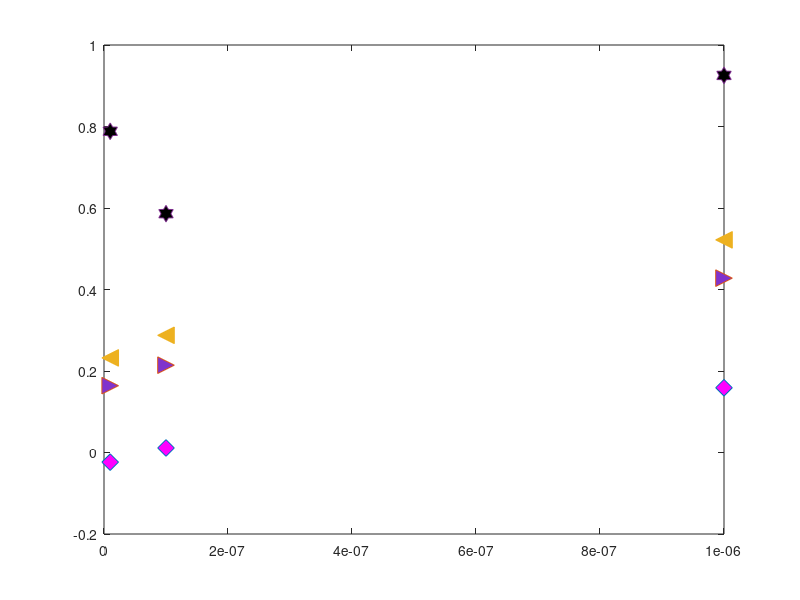

The MATLAB script that drew this image: (Note: this script raises an error after producing the figure.)
addpath(fullfile(fileparts(fileparts(mfilename('fullpath'))), 'utils'));  % repo helpers (figures_code/utils), so the script also runs without setup
%% Plotting safety gap as RC increases for 10 ns pulse
clear all; clc; 
%Data
RC = [1e-8; 1e-7; 1e-6];  % time constants in seconds
log_RC = log([1e-8; 1e-7; 1e-6]); 

% thresholds in mV
Excitation_threshold = [2451; 11055; 81956]; 
EP_threshold         = [2393; 11178; 94985];
RS_threshold         = [2853; 13424; 117023];
DB_threshold         = [3020; 14234; 124719];
Cell_death           = [4383; 17534; 157796];

% log 
log_Excitation_threshold = log(Excitation_threshold); 
log_EP_threshold         = log(EP_threshold);
log_RS_threshold         = log(RS_threshold);
log_DB_threshold         = log(DB_threshold);
log_Cell_death           = log(Cell_death);

%% PLots
% % RC range (log-spaced for better resolution on log-log plot)
% RC_vals = logspace(-8, -6, 100);  % From 1e-8 to 1e-6 seconds
% 
% % Coefficients from your fit
% p1 = [0.762, 0.7993, 0.8067, 0.808, 0.792];
% p2 = [21.7614, 22.405, 22.7192, 22.7948, 22.7225];
% 
% % Compute predicted thresholds
% Vstim = zeros(length(p1), length(RC_vals));
% for i = 1:length(p1)
%     a = exp(p2(i));
%     b = p1(i);
%     Vstim(i, :) = a * RC_vals.^b;
% end



% Plot
figure(1);
%plot(RC,Excitation_threshold,'^','MarkerFaceColor','g', "MarkerSize",12 )

plot(RC,(EP_threshold-Excitation_threshold)./Excitation_threshold,'d','MarkerFaceColor','m', "MarkerSize",12 ); hold on
plot(RC,(RS_threshold-Excitation_threshold)./Excitation_threshold,'>','MarkerFaceColor',[0.5, 0.2, 0.8], "MarkerSize",12)
plot(RC,(DB_threshold-Excitation_threshold)./Excitation_threshold,'<','MarkerFaceColor',"#EDB120", "MarkerSize",12  )
plot(RC,(Cell_death-Excitation_threshold)./Excitation_threshold,'h','MarkerFaceColor','k',"MarkerSize",12 )
yline( 0, 'k--','LineWidth',2);
hold off

ylabel('Safety factor');

ylim([-0.2 1.1]);
xlim([5e-9 1.5e-6]);
grid on;
ax = gca;
ax.TickLabelInterpreter = 'latex';
set(gca,'FontSize',25,'FontName','Times','LineWidth',1,'TickLength',[0.02 0.02]);
set(gca,'XMinorTick','on','YMinorTick','on');
xlabel('$RC$ (s)','FontSize',20,'Interpreter','Latex');
ylabel('Safety factor','FontSize',20,'Interpreter','Latex');
% legend({
%     'Electroporation threshold','Repetitive spiking','Depolarization block', 'Cell death'}, ...
%     'Location', 'best', 'NumColumns', 1, 'Interpreter','latex','Box', 'off',FontSize=18, FontWeight='bold');

%set(gca,'yscale','log')
set(gca,'xscale','log')

grid on;
set(gca, 'FontSize', 12); 
set(gcf, 'PaperUnits', 'inches');      
set(gcf, 'PaperPosition', [0 0 6 4]);   

set(gcf,'Position',[15 15 550 420])
set(gca,'Position',[0.17 0.17 0.80 0.77])
set(gca,'FontSize',25)
set(gca,'FontName','Times')
set(gca,'LineWidth',1)
set(gca,'TickLength',[0.02 0.02])



% text(3e-8, 4e4, '$\tau=10$ ns', 'Interpreter', 'latex', ...
%      'FontSize', 20, 'FontWeight', 'bold')
grid off

%% Saving the fig file to PDF
h = gcf;
set(h, 'Units', 'Inches');
pos = get(h, 'Position');
set(h, 'PaperPositionMode', 'Auto', ...
       'PaperUnits', 'Inches', ...
       'PaperSize', [pos(3), pos(4)]);

% Define full path where you want to save
save_path = fig_path('main/Fig7c.pdf');


% Save as PDF
finish_figure(h, save_path);

close all
%% safety factor vs pulse duration - 10 ns, 1 microsecond, and 100 microseconds
% RC=1e-8 s

pulse_duration = [1e-8; 1e-6; 1e-4];  % pulse in seconds
Excitation_threshold = [2451; 1159; 81]; 
EP_threshold         = [2393; 1603; 842];
RS_threshold         = [2853];
DB_threshold         = [3020];
Cell_death           = [4383; 2606; 867];

% Plot
figure(1);
%plot(RC,Excitation_threshold,'^','MarkerFaceColor','g', "MarkerSize",12 )

plot(pulse_duration,(EP_threshold-Excitation_threshold)./Excitation_threshold,'d','MarkerFaceColor','m', "MarkerSize",12 ); hold on
plot(pulse_duration(1,1),(RS_threshold(1,1)-Excitation_threshold(1,1))/Excitation_threshold(1,1),'>','MarkerFaceColor',[0.5, 0.2, 0.8], "MarkerSize",12)
plot(pulse_duration(1,1),(DB_threshold(1,1)-Excitation_threshold(1,1))/Excitation_threshold(1,1),'<','MarkerFaceColor',"#EDB120", "MarkerSize",12  )
plot(pulse_duration,(Cell_death-Excitation_threshold)./Excitation_threshold,'h','MarkerFaceColor','k',"MarkerSize",12 )
yline( 0, 'k--','LineWidth',2);
hold off

ylabel('Safety factor');
xticks([1e-8 1e-6 1e-4])
ylim([-2 12]);
xlim([1e-9 1e-3]);
grid on;
ax = gca;
ax.TickLabelInterpreter = 'latex';
set(gca,'FontSize',21,'FontName','Times','LineWidth',1,'TickLength',[0.02 0.02]);
set(gca,'XMinorTick','on','YMinorTick','on');
xlabel('$\tau$ (s)','FontSize',20,'Interpreter','Latex');
ylabel('Safety factor','FontSize',20,'Interpreter','Latex');
% legend({
%     'Electroporation threshold','Repetitive spiking','Depolarization block', 'Cell death'}, ...
%     'Location', 'best', 'NumColumns', 2, 'Interpreter','latex','Box', 'off',FontSize=16, FontWeight='bold');

%set(gca,'yscale','log')
set(gca,'xscale','log')

grid on;
set(gcf, 'PaperUnits', 'inches');      
set(gcf, 'PaperPosition', [0 0 6 4]);   

set(gcf,'Position',[15 15 550 420])
set(gca,'Position',[0.17 0.17 0.80 0.77])
set(gca,'FontSize',25)
set(gca,'FontName','Times')
set(gca,'LineWidth',1)
set(gca,'TickLength',[0.02 0.02])



% text(3e-8, 4e4, '$\tau=10$ ns', 'Interpreter', 'latex', ...
%      'FontSize', 20, 'FontWeight', 'bold')
grid off
%%
%% --- Insets (thresholds only) ---
% Inset around RC = 1e-8
ax1 = axes('Position',[0.45 0.50 0.18 0.22]);

% Relative differences (threshold - Excitation) / Excitation
plot(pulse_duration,(EP_threshold-Excitation_threshold)./Excitation_threshold, ...
     'd','MarkerFaceColor','m', "MarkerSize",12); hold on
plot(pulse_duration,(Cell_death-Excitation_threshold)./Excitation_threshold, ...
     'h','MarkerFaceColor','k',"MarkerSize",12)

% Zero reference line
yline(0, 'k--','LineWidth',2);
hold off
xlim([0.9e-6 1.1e-6]); ylim([-0.2 1.5])

set(ax1, 'FontSize', 22, ...
    'FontName', 'Times', ...
    'TickLabelInterpreter', 'latex', ...
    'Box', 'on', ...
    'LineWidth', 1.5, ...
    'XMinorTick', 'on', 'YMinorTick', 'on');


% Force exponent offset notation like ScalarFormatter in Matplotlib
ax1.XAxis.Exponent = -6;   % <-- show ×10⁻⁸ outside axis
ax1.YAxis.Exponent = 0;    % keep y-axis normal (no scaling)

% Inset 2
ax1 = axes('Position',[0.68 0.50 0.18 0.22]);

% Relative differences (threshold - Excitation) / Excitation
plot(pulse_duration,(EP_threshold-Excitation_threshold)./Excitation_threshold, ...
     'd','MarkerFaceColor','m', "MarkerSize",12); hold on
plot(pulse_duration,(Cell_death-Excitation_threshold)./Excitation_threshold, ...
     'h','MarkerFaceColor','k',"MarkerSize",12)

% Zero reference line
yline(0, 'k--','LineWidth',2);
hold off
xlim([0.9e-4 1.1e-4]); ylim([8.8 10.2])

set(ax1, 'FontSize', 22, ...
    'FontName', 'Times', ...
    'TickLabelInterpreter', 'latex', ...
    'Box', 'on', ...
    'LineWidth', 1.5, ...
    'XMinorTick', 'on', 'YMinorTick', 'on');


% Force exponent offset notation like ScalarFormatter in Matplotlib
ax1.XAxis.Exponent = -4;   % <-- show ×10⁻⁸ outside axis
ax1.YAxis.Exponent = 0;    % keep y-axis normal (no scaling)

%% Saving the fig file to PDF
h = gcf;
set(h, 'Units', 'Inches');
pos = get(h, 'Position');
set(h, 'PaperPositionMode', 'Auto', ...
       'PaperUnits', 'Inches', ...
       'PaperSize', [pos(3), pos(4)]);

% Define full path where you want to save
save_path = fig_path('main/Fig7b.pdf');


% Save as PDF
finish_figure(h, save_path);

close all
%%
pulse_duration =[1.00e-09;1.00e-08;2.00e-08;2.90e-08]; % pulse under 30 ns
safety_factor=[-7.325185644;-2.366381069;1.461693548;4.50597177];


% Plot
figure(1);
%plot(RC,Excitation_threshold,'^','MarkerFaceColor','g', "MarkerSize",12 )

plot(pulse_duration,safety_factor,'s','MarkerFaceColor','r', "MarkerSize",12 ); hold on
yline( 0, 'k--','LineWidth',2);
hold off

ylabel('Safety factor');

%ylim([-2 11]);
xlim([-5e-9 40e-9]);
ylim([-10 10])
grid on;
ax = gca;
ax.TickLabelInterpreter = 'latex';
set(gca,'FontSize',21,'FontName','Times','LineWidth',1,'TickLength',[0.02 0.02]);
set(gca,'XMinorTick','on','YMinorTick','on');
xlabel('$\tau$ (s)','FontSize',20,'Interpreter','Latex');
ylabel('\% Safety factor','FontSize',20,'Interpreter','Latex');



% Define ticks at 1 ns, 10 ns, 20 ns, 30 ns
xticks([1e-9 1e-8 2e-8 3e-8]);

% Show them as '1 ns', '10 ns', etc.
%xticklabels({'1 ns','10 ns','20 ns','30 ns'});

% legend({
%     'Electroporation threshold','Repetitive spiking','Depolarization block', 'Cell death'}, ...
%     'Location', 'best', 'NumColumns', 1, 'Interpreter','latex','Box', 'off',FontSize=15, FontWeight='bold');

%set(gca,'yscale','log')
%set(gca,'xscale','log')

grid on;
set(gcf, 'PaperUnits', 'inches');      
set(gcf, 'PaperPosition', [0 0 6 4]);   

set(gcf,'Position',[15 15 550 420])
set(gca,'Position',[0.17 0.17 0.80 0.77])
set(gca,'FontSize',25)
set(gca,'FontName','Times')
set(gca,'LineWidth',1)
set(gca,'TickLength',[0.02 0.02])



% text(3e-8, 4e4, '$\tau=10$ ns', 'Interpreter', 'latex', ...
%      'FontSize', 20, 'FontWeight', 'bold')
grid off

ax = gca;                % current axis (or inset axis handle, e.g., ax1)
ax.XAxis.Exponent = -9;  % show ×10⁻⁹ on x-axis
ax.YAxis.Exponent = 0;   % keep y-axis labels as-is
%%
%% Saving the fig file to PDF
h = gcf;
set(h, 'Units', 'Inches');
pos = get(h, 'Position');
set(h, 'PaperPositionMode', 'Auto', ...
       'PaperUnits', 'Inches', ...
       'PaperSize', [pos(3), pos(4)]);

% Define full path where you want to save
save_path = fig_path('main/Fig7d.pdf');


% Save as PDF
finish_figure(h, save_path);

close all
